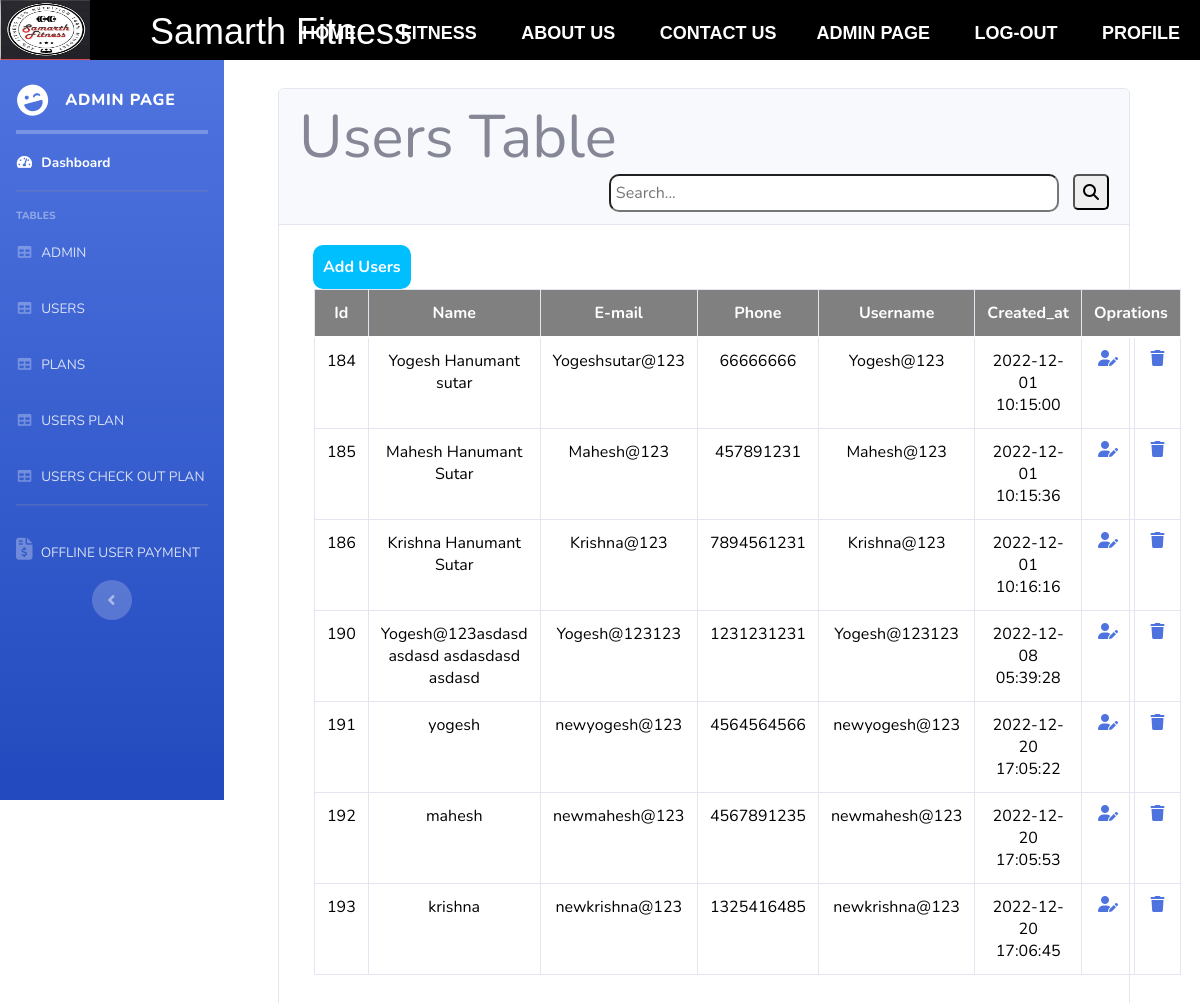
Page /admin_panel_users.php (signed in) on the committed database.
### tables this page shows
CREATE TABLE `users` (
  `ID` int(11) NOT NULL,
  `name` varchar(100) NOT NULL,
  `email` varchar(100) NOT NULL,
  `phone` varchar(20) NOT NULL,
  `username` varchar(50) NOT NULL,
  `password` varchar(255) NOT NULL,
  `gender` varchar(50) NOT NULL,
  `picture` varchar(100) NOT NULL,
  `created_at` datetime NOT NULL DEFAULT current_timestamp(),
  `resettoken` varchar(255) DEFAULT NULL,
  `resettokenexpire` date DEFAULT NULL,
  `sendotp` int(10) NOT NULL
);

### admin_panel_users.php (the view, shortened to what this page needs)
<?php
require('nav.php');
require('alert.php');
$query = "SELECT * FROM `users`";
$result = mysqli_query($conn, $query);
?>
<!DOCTYPE html>
<html lang="en">
<head>
    <link href="vendor/fontawesome-free/css/all.min.css" rel="stylesheet" type="text/css">
    <link href="css/sb-admin-2.min.css" rel="stylesheet">
    <link rel="stylesheet" href="home.css">
</head>
<body id="page-top">
    <div>
        <ul class="navbar-nav bg-gradient-primary sidebar sidebar-dark accordion" id="accordionSidebar" style="position: fixed; z-index:2;">
            <a class="sidebar-brand d-flex align-items-center justify-content-center" style="padding-bottom:30px; padding-top:100px; margin-right:15px;" href="badminpage.php">
                <div class="sidebar-brand-icon rotate-n-15">
                    <i class="fas fa-laugh-wink"></i>
                </div>
                <div class="sidebar-brand-text mx-3">Admin Page </div>
            </a>
            <hr class="sidebar-divider my-0" style="padding:1px; margin-top:20px; color:white;">
            <li class="nav-item active">
                <a class="nav-link" href="badminpage.php">
                    <i class="fas fa-fw fa-tachometer-alt"></i>
                    <span>Dashboard</span></a>
            </li>
            <hr class="sidebar-divider">
            <div class="sidebar-heading">
                TABLES
            </div>
            <li class="nav-item">
                <a class="nav-link" href="admin_panel_admins.php">
                    <i class="fas fa-fw fa-table"></i>
                    <span>ADMIN</span></a>
            </li>
            <li class="nav-item">
                <a class="nav-link" href="admin_panel_users.php">
                    <i class="fas fa-fw fa-table"></i>
                    <span>USERS</span></a>
            </li>
            <li class="nav-item">
                <a class="nav-link" href="admin_panel_plans.php">
                    <i class="fas fa-fw fa-table"></i>
                    <span>PLANS</span></a>
            </li>
            <li class="nav-item">
                <a class="nav-link" href="admin_panel_users_plan.php">
                    <i class="fas fa-fw fa-table"></i>
                    <span>USERS PLAN</span></a>
            </li>
            <li class="nav-item">
                <a class="nav-link" href="admin_panel_users_check_plan.php">
                    <i class="fas fa-fw fa-table"></i>
                    <span>USERS CHECK OUT PLAN</span></a>
            </li>
            <hr class="sidebar-divider d-none d-md-block">
            <li class="nav-item">
                <a class="nav-link" href="admin_panel_offline_users_payment.php">
                <i class="fa-sharp fa-solid fa-file-invoice-dollar" style="font-size: 22px;"></i>
                    <span>OFFLINE USER PAYMENT </span></a>
            </li>
            <div class="text-center d-none d-md-inline">
                <button class="rounded-circle border-0" id="sidebarToggle"></button>
            </div>
        </ul>
        <div>
            <div style="padding-left: 200px; padding-top:40px;">
                <div class="usertablebox" id="selectusers">
                    <div class="row mt-5">
                        <div class="col" style="margin-right: -30px; padding-right: 0px; margin-left: 30px;">
                            <div class="card ms-5">
                                <div class="card-header ">
                                    <h1 style="font-size: 60px; "> Users Table </h1>
                                    <form action="" method="POST">
                                        <div style="float: right; ">
                                            <input class="searchbox" type="text" placeholder="Search..." name="filter_value">
                                            <button type="submit" class="searchicon" name="filter_btn" onclick="hiddencontent()" id="hiddenstart"> <i class="fa-solid fa-magnifying-glass" aria-hidden="true"></i> </button>
                                        </div>
                                    </form>
                                </div>
                                <div class="card-body">
                                    <table class="table table-bordered text-center ">
                                    <button style="border-radius: 10px; padding: 10px; border: none; margin-left: 14px; background: deepskyblue; font-weight: bold;"><a style="color:white; text-decoration:none;" href="admin_add_users_page.php">Add Users</a> </button>
                                        <thead>
                                            <tr class="" style="background-color: gray; color:white; border:none;">
                                                <th>Id</th>
                                                <th>Name</th>
                                                <th>E-mail</th>
                                                <th>Phone</th>
                                                <th>Username</th>
                                                <th>Created_at</th>
                                                <th colspan="2">Oprations</th>
                                            </tr>
                                        </thead>
                                        <?php
                                        if (isset($_POST['filter_btn'])) {
                                            $filter_value = $_POST['filter_value'];
                                            $query = "SELECT * FROM `users` WHERE CONCAT(id,name,email,phone,username) LIKE '%$filter_value%'";
                                            $query_run = mysqli_query($conn, $query);
                                            if (mysqli_num_rows($query_run) > 0) {
                                                while ($data = mysqli_fetch_array($query_run)) {
                                         ?>
                                                    <tr class="innerdetail" style="color:black;">
                                                        <td><?php echo $data['ID'] ?></td>
                                                        <td><?php echo $data['name'] ?></td>
                                                        <td><?php echo $data['email'] ?></td>
                                                        <td><?php echo $data['phone'] ?></td>
                                                        <td><?php echo $username_detali = $data['username'] ?></td>
                                                        <td><?php echo $data['created_at'] ?></td>
                                                        <?php
                                                        echo
                                                        '
                                                        <td>
                                                            <a href="update.php?udpate_id=' . $data['ID'] . '&update_name=' . $data['name'] . '&update_email=' . $data['email'] . '&update_phone=' . $data['phone'] . '&update_username=' . $data['username'] . '" id="update_any__detail"> <i class="fa-solid fa-user-pen"></i></a>
                                                        </td>
                                                        <td>
                                                            <a href="admin_panel_users.php?delete_username=' . $data['username'] . '" id="delete_user_detail" onclick="return check_delete_detail()" > <i class="fa-solid fa-trash"></i></a>
                                                        </td>';
                                                        ?>
                                                        <script>
                                                            function check_delete_detail() {
                                                                return confirm('Are you sure you want to DELETE this Recorde');
                                                            }
                                                        </script>
                                                    </tr>
                                         <?php
                                                }
                                            }
                                            else{
                                                ?>
                                                <div id="hiddenvalues">
                                                <tr>
                                                    <td colspan='7' style="color: black;">
                                                 Record Not Found
                                                    </td>
                                            </tr>
                                                </div>
                                                <?php
                                            }
                                        }
                                        elseif(isset($_POST['filter_btn'])==false){
                                        while ($data = mysqli_fetch_assoc($result)) {
                                        ?>
                                            <div id="hiddenvalues">
                                                <tr class="innerdetail" style="color: black;">
                                                    <td><?php echo $data['ID'] ?></td>
                                                    <td><?php echo $data['name'] ?></td>
                                                    <td><?php echo $data['email'] ?></td>
                                                    <td><?php echo $data['phone'] ?></td>
                                                    <td><?php echo $username_detali = $data['username'] ?></td>
                                                    <td><?php echo $data['created_at'] ?></td>
                                                    <?php
                                                    echo
                                                    '
                                        <td>
                                            <a href="update.php?udpate_id=' . $data['ID'] . '&update_name=' . $data['name'] . '&update_email=' . $data['email'] . '&update_phone=' . $data['phone'] . '&update_username=' . $data['username'] . '" id="update_any__detail"> <i class="fa-solid fa-user-pen"></i></a>
                                        </td>
                                        <td>
                                            <a href="admin_panel_users.php?delete_username=' . $data['username'] . '" id="delete_user_detail" onclick="return check_delete_detail()" > <i class="fa-solid fa-trash"></i></a>
                                        </td>';
                                                    ?>
                                            </div>
                                        <?php
                                        }
                                    }
                                        ?>
                                    </table>
                                </div>
                            </div>
                        </div>
                    </div>
                </div>
            </div>
</body>
</html>

### home.css (style rules this page uses)
* { padding: 0%; margin: 0%; }
.row { position: inherit; }
.row { margin-right: 100px; }

### nav.php (style rules this page uses)
table { margin-left: 15px; border-collapse: collapse; width: 90%; }

### admin_panel_users.php (style rules this page uses)
.searchbox { border-radius: 10px; padding: 5px; margin-right: 10px; width: 450px; margin-top: -40px; }
.searchicon { padding: 8px; border-radius: 5px; margin-top: -40px; }

### rows in the picture
users: ID "184", name "Yogesh Hanumant sutar", email "Yogeshsutar@123", phone "66666666", username "Yogesh@123", created_at "2022-12-01 10:15:00"
users: ID "185", name "Mahesh Hanumant Sutar", email "Mahesh@123", phone "457891231", username "Mahesh@123", created_at "2022-12-01 10:15:36"
users: ID "186", name "Krishna Hanumant Sutar", email "Krishna@123", phone "7894561231", username "Krishna@123", created_at "2022-12-01 10:16:16"
users: ID "190", name "Yogesh@123asdasd asdasd asdasdasd asdasd", email "Yogesh@123123", phone "1231231231", username "Yogesh@123123", created_at "2022-12-08 05:39:28"
users: ID "191", name "yogesh", email "newyogesh@123", phone "4564564566", username "newyogesh@123", created_at "2022-12-20 17:05:22"
users: ID "192", name "mahesh", email "newmahesh@123", phone "4567891235", username "newmahesh@123", created_at "2022-12-20 17:05:53"
users: ID "193", name "krishna", email "newkrishna@123", phone "1325416485", username "newkrishna@123", created_at "2022-12-20 17:06:45"
